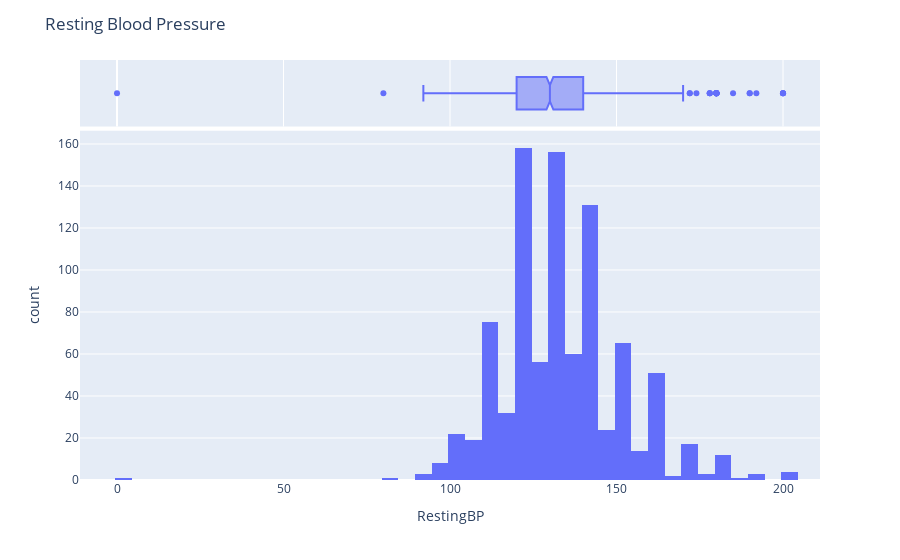

The cell this chart's notebook holds for it:
### Markdown cell above
This is indicating that majority of heart diseased patients are asymptomatic and having chest pain may not necessarily results to a heart disease or may not be due to a heart disease.

### Code cell
#Checking the Distribution of resting Blood Pressure

rbp_his = px.histogram(data, x='RestingBP', marginal='box')
rbp_his.update_layout(title='Resting Blood Pressure')
rbp_his.show()

### Figure 1 — Plotly figure (JSON) as saved in the notebook; plotly's stock layout.template omitted (floating-point values rounded to 4 significant figures; data arrays with more than 128 entries replaced by an {"elided": "..."} marker saying what was removed)
{"data": [{"alignmentgroup": "True", "bingroup": "x", "hovertemplate": "RestingBP=%{x}<br>count=%{y}<extra></extra>", "legendgroup": "", "marker": {"color": "#636efa", "pattern": {"shape": ""}}, "name": "", "offsetgroup": "", "orientation": "v", "showlegend": false, "type": "histogram", "x": {"elided": "918 int values"}, "xaxis": "x", "yaxis": "y"}, {"alignmentgroup": "True", "hovertemplate": "RestingBP=%{x}<extra></extra>", "legendgroup": "", "marker": {"color": "#636efa"}, "name": "", "notched": true, "offsetgroup": "", "showlegend": false, "type": "box", "x": {"elided": "918 int values"}, "xaxis": "x2", "yaxis": "y2"}], "layout": {"barmode": "relative", "legend": {"tracegroupgap": 0}, "margin": {"t": 60}, "title": {"text": "Resting Blood Pressure"}, "xaxis": {"anchor": "y", "domain": [0, 1], "title": {"text": "RestingBP"}}, "xaxis2": {"anchor": "y2", "domain": [0, 1], "matches": "x", "showgrid": true, "showticklabels": false}, "yaxis": {"anchor": "x", "domain": [0, 0.8316], "title": {"text": "count"}}, "yaxis2": {"anchor": "x2", "domain": [0.8416, 1], "matches": "y2", "showgrid": false, "showline": false, "showticklabels": false, "ticks": ""}}}
